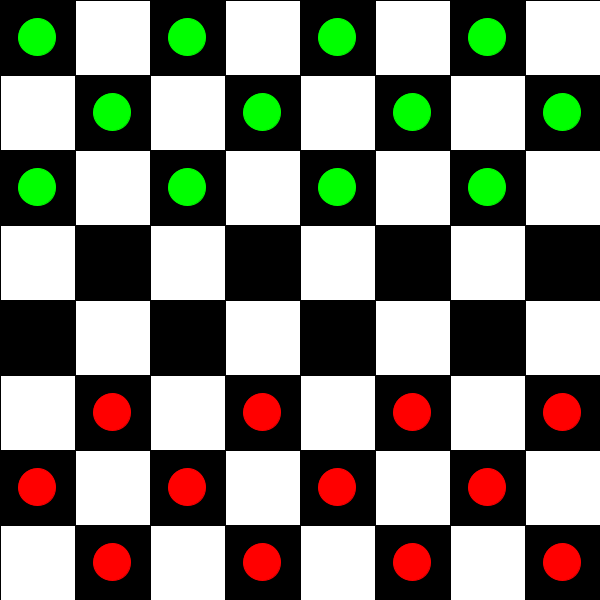
Frame 1 (no input)
Frame 60 (the mouse pressed at the canvas centre just before this capture): identical to frame 1, image omitted
Frame 120 (the mouse held since frame 60 and released just before this capture): identical to frame 1, image omitted

The Processing sketch that drew this single still picture (run headless with seeded random() and noise(); from frame 60 on, the mouse is pressed at the canvas centre):

// Processing sketch: HW3aChecker
// ── HW3aChecker.pde
final int n = 8;
int mouse_x = 0, mouse_y = 0, temp_x = 0, temp_y = 0, count = 0, drag_flag = 0, lock_drag = 0, color_drag = 0;
int[][] a = new int[n][n]; // a[i][j] = 1 means the rect[i][j] has the chess, a[i][j] = 0 means it does have. 
int[][] b = new int[n][n]; // b[i][j] = 1 means the color of a[i][j] is red, b[i][j] = 0 means the color is green. 

void setup(){
  size(600,600);
  for(int i = 0; i < n; i++){
    for(int j = 0; j < n; j++){
      if(j <= 2){
        if( (j == 0 && i%2 == 0) || (j == 1 && i%2 != 0) || (j == 2 && i%2 == 0)){
          a[i][j] = 1;
          b[i][j] = 2;
        }
      }      
      else if(j >= 5){
        if( (j == 5 && i%2 != 0) || (j == 6 && i%2 == 0) || (j == 7 && i%2 != 0)){
          a[i][j] = b[i][j] = 1;
        }
      }      
      else a[i][j] = b[i][j] = 0;
    }
  }
}

void draw(){
  for(int i = 0; i < n; i++){
    for(int j = 0; j < n; j++){
      if( (i+j) % 2 == 0 ) fill(0);
      else fill(255);
      rect(width/n*i, height/n*j, width/n, height/n);
    
      if(a[i][j] == 1)
      {
        if(b[i][j] == 1){
          fill(255, 0, 0); 
          stroke(255, 0, 0);
          ellipse(i*width/n+width/n/2, j*height/n+width/n/2, width/n/2, height/n/2);
        }
        else if(b[i][j] == 2){
          fill(0, 255, 0);
          stroke(0, 255, 0);
          ellipse(i*width/n+width/n/2, j*height/n+width/n/2, width/n/2, height/n/2);
        } 
        stroke(0);
      }
    }  
  }
  
  if(drag_flag == 1){
    if(color_drag == 1){
      fill(255,0,0);
      stroke(255, 0, 0);
      ellipse(mouse_x, mouse_y, width/n/2, height/n/2);
    }
    else if(color_drag == 2){
      fill(0,255, 0);
      stroke(0, 255, 0); 
      ellipse(mouse_x, mouse_y, width/n/2, height/n/2); 
    }
    stroke(0);    
  }  
}

void mousePressed(){
  temp_x = mouseX;
  temp_y = mouseY;
  lock_drag = 1;
  color_drag = b[temp_x / (width/n)][temp_y / (height/n)];
}

void mouseDragged(){
  mouse_x = mouseX;
  mouse_y = mouseY;
  drag_flag = 1;
  
  if( (a[mouse_x / (width/n)][mouse_y / (height/n)] == 1) && (lock_drag == 1) ){
    a[mouse_x / (width/n)][mouse_y / (height/n)] = 0;
    lock_drag = 0;
  }
}

void mouseReleased(){
  drag_flag = 0;
  if(a[mouseX / (width/n)][mouseY / (height/n)] == 0){
    if( ( mouseX / (width/n) != temp_x / (width/n) ) || ( mouseY / (height/n) != temp_y / (height/n) ) ){
      a[mouseX / (width/n)][mouseY / (height/n)] = 1;
      b[mouseX / (width/n)][mouseY / (height/n)] = b[temp_x / (width/n)][temp_y / (height/n)];
      a[temp_x / (width/n)][temp_y / (height/n)] = 0;
      b[temp_x / (width/n)][temp_y / (height/n)] = 0; 
    }
    else a[temp_x / (width/n)][temp_y / (height/n)] = 1;
  }
  else a[temp_x / (width/n)][temp_y / (height/n)] = 1; 
}
